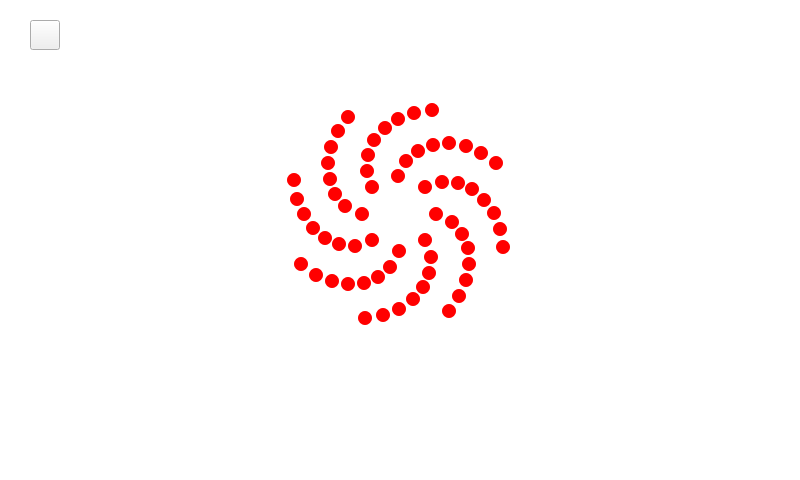
<?xml version="1.0" encoding="UTF-8"?>
<ui version="4.0">
 <class>hp_dialog_selfinspection</class>
 <widget class="QWidget" name="hp_dialog_selfinspection">
  <property name="geometry">
   <rect>
    <x>0</x>
    <y>0</y>
    <width>800</width>
    <height>480</height>
   </rect>
  </property>
  <property name="windowTitle">
   <string>Form</string>
  </property>
  <widget class="QFrame" name="frame">
   <property name="geometry">
    <rect>
     <x>0</x>
     <y>0</y>
     <width>800</width>
     <height>480</height>
    </rect>
   </property>
   <property name="styleSheet">
    <string notr="true">QFrame
{
background-color: rgb(255, 255, 255);

}
</string>
   </property>
   <property name="frameShape">
    <enum>QFrame::StyledPanel</enum>
   </property>
   <property name="frameShadow">
    <enum>QFrame::Raised</enum>
   </property>
   <widget class="QLabel" name="label_background">
    <property name="geometry">
     <rect>
      <x>0</x>
      <y>0</y>
      <width>800</width>
      <height>480</height>
     </rect>
    </property>
    <property name="styleSheet">
     <string notr="true">border-image: url(:/res/selfInspection_background.jpg);</string>
    </property>
    <property name="text">
     <string/>
    </property>
   </widget>
   <widget class="QToolButton" name="toolButton_close">
    <property name="geometry">
     <rect>
      <x>30</x>
      <y>20</y>
      <width>30</width>
      <height>30</height>
     </rect>
    </property>
    <property name="styleSheet">
     <string notr="true">
QToolButton{
border-image: url(:/res/returnBig_s.png);
}

QToolButton::pressed{
border-image: url(:/res/returnBig_s.png);
}

QToolButton::disabled{
border-image: url(:/res/returnBig_d.png);
}
</string>
    </property>
    <property name="text">
     <string/>
    </property>
   </widget>
   <widget class="QLabel" name="label_99">
    <property name="geometry">
     <rect>
      <x>371</x>
      <y>270</y>
      <width>14</width>
      <height>14</height>
     </rect>
    </property>
    <property name="styleSheet">
     <string notr="true">background-color:red;
border-radius:7px;</string>
    </property>
    <property name="text">
     <string/>
    </property>
   </widget>
   <widget class="QLabel" name="label_49">
    <property name="geometry">
     <rect>
      <x>451</x>
      <y>176</y>
      <width>14</width>
      <height>14</height>
     </rect>
    </property>
    <property name="styleSheet">
     <string notr="true">background-color:red;
border-radius:7px;</string>
    </property>
    <property name="text">
     <string/>
    </property>
   </widget>
   <widget class="QLabel" name="label_52">
    <property name="geometry">
     <rect>
      <x>487</x>
      <y>206</y>
      <width>14</width>
      <height>14</height>
     </rect>
    </property>
    <property name="styleSheet">
     <string notr="true">background-color:red;
border-radius:7px;</string>
    </property>
    <property name="text">
     <string/>
    </property>
   </widget>
   <widget class="QLabel" name="label_30">
    <property name="geometry">
     <rect>
      <x>367</x>
      <y>133</y>
      <width>14</width>
      <height>14</height>
     </rect>
    </property>
    <property name="styleSheet">
     <string notr="true">background-color:red;
border-radius:7px;</string>
    </property>
    <property name="text">
     <string/>
    </property>
   </widget>
   <widget class="QLabel" name="label_2">
    <property name="geometry">
     <rect>
      <x>338</x>
      <y>199</y>
      <width>14</width>
      <height>14</height>
     </rect>
    </property>
    <property name="styleSheet">
     <string notr="true">background-color:red;
border-radius:7px;</string>
    </property>
    <property name="text">
     <string/>
    </property>
   </widget>
   <widget class="QLabel" name="label_36">
    <property name="geometry">
     <rect>
      <x>442</x>
      <y>136</y>
      <width>14</width>
      <height>14</height>
     </rect>
    </property>
    <property name="styleSheet">
     <string notr="true">background-color:red;
border-radius:7px;</string>
    </property>
    <property name="text">
     <string/>
    </property>
   </widget>
   <widget class="QLabel" name="label_71">
    <property name="geometry">
     <rect>
      <x>461</x>
      <y>241</y>
      <width>14</width>
      <height>14</height>
     </rect>
    </property>
    <property name="styleSheet">
     <string notr="true">background-color:red;
border-radius:7px;</string>
    </property>
    <property name="text">
     <string/>
    </property>
   </widget>
   <widget class="QLabel" name="label_25">
    <property name="geometry">
     <rect>
      <x>365</x>
      <y>180</y>
      <width>14</width>
      <height>14</height>
     </rect>
    </property>
    <property name="styleSheet">
     <string notr="true">background-color:red;
border-radius:7px;</string>
    </property>
    <property name="text">
     <string/>
    </property>
   </widget>
   <widget class="QLabel" name="label_50">
    <property name="geometry">
     <rect>
      <x>465</x>
      <y>182</y>
      <width>14</width>
      <height>14</height>
     </rect>
    </property>
    <property name="styleSheet">
     <string notr="true">background-color:red;
border-radius:7px;</string>
    </property>
    <property name="text">
     <string/>
    </property>
   </widget>
   <widget class="QLabel" name="label_109">
    <property name="geometry">
     <rect>
      <x>392</x>
      <y>244</y>
      <width>14</width>
      <height>14</height>
     </rect>
    </property>
    <property name="styleSheet">
     <string notr="true">background-color:red;
border-radius:7px;</string>
    </property>
    <property name="text">
     <string/>
    </property>
   </widget>
   <widget class="QLabel" name="label_112">
    <property name="geometry">
     <rect>
      <x>348</x>
      <y>239</y>
      <width>14</width>
      <height>14</height>
     </rect>
    </property>
    <property name="styleSheet">
     <string notr="true">background-color:red;
border-radius:7px;</string>
    </property>
    <property name="text">
     <string/>
    </property>
   </widget>
   <widget class="QLabel" name="label_67">
    <property name="geometry">
     <rect>
      <x>418</x>
      <y>233</y>
      <width>14</width>
      <height>14</height>
     </rect>
    </property>
    <property name="styleSheet">
     <string notr="true">background-color:red;
border-radius:7px;</string>
    </property>
    <property name="text">
     <string/>
    </property>
   </widget>
   <widget class="QLabel" name="label_34">
    <property name="geometry">
     <rect>
      <x>411</x>
      <y>144</y>
      <width>14</width>
      <height>14</height>
     </rect>
    </property>
    <property name="styleSheet">
     <string notr="true">background-color:red;
border-radius:7px;</string>
    </property>
    <property name="text">
     <string/>
    </property>
   </widget>
   <widget class="QLabel" name="label_115">
    <property name="geometry">
     <rect>
      <x>306</x>
      <y>221</y>
      <width>14</width>
      <height>14</height>
     </rect>
    </property>
    <property name="styleSheet">
     <string notr="true">background-color:red;
border-radius:7px;</string>
    </property>
    <property name="text">
     <string/>
    </property>
   </widget>
   <widget class="QLabel" name="label_28">
    <property name="geometry">
     <rect>
      <x>399</x>
      <y>154</y>
      <width>14</width>
      <height>14</height>
     </rect>
    </property>
    <property name="styleSheet">
     <string notr="true">background-color:red;
border-radius:7px;</string>
    </property>
    <property name="text">
     <string/>
    </property>
   </widget>
   <widget class="QLabel" name="label_37">
    <property name="geometry">
     <rect>
      <x>459</x>
      <y>139</y>
      <width>14</width>
      <height>14</height>
     </rect>
    </property>
    <property name="styleSheet">
     <string notr="true">background-color:red;
border-radius:7px;</string>
    </property>
    <property name="text">
     <string/>
    </property>
   </widget>
   <widget class="QLabel" name="label_6">
    <property name="geometry">
     <rect>
      <x>323</x>
      <y>172</y>
      <width>14</width>
      <height>14</height>
     </rect>
    </property>
    <property name="styleSheet">
     <string notr="true">background-color:red;
border-radius:7px;</string>
    </property>
    <property name="text">
     <string/>
    </property>
   </widget>
   <widget class="QLabel" name="label_103">
    <property name="geometry">
     <rect>
      <x>325</x>
      <y>274</y>
      <width>14</width>
      <height>14</height>
     </rect>
    </property>
    <property name="styleSheet">
     <string notr="true">background-color:red;
border-radius:7px;</string>
    </property>
    <property name="text">
     <string/>
    </property>
   </widget>
   <widget class="QLabel" name="label_70">
    <property name="geometry">
     <rect>
      <x>424</x>
      <y>250</y>
      <width>14</width>
      <height>14</height>
     </rect>
    </property>
    <property name="styleSheet">
     <string notr="true">background-color:red;
border-radius:7px;</string>
    </property>
    <property name="text">
     <string/>
    </property>
   </widget>
   <widget class="QLabel" name="label_46">
    <property name="geometry">
     <rect>
      <x>435</x>
      <y>175</y>
      <width>14</width>
      <height>14</height>
     </rect>
    </property>
    <property name="styleSheet">
     <string notr="true">background-color:red;
border-radius:7px;</string>
    </property>
    <property name="text">
     <string/>
    </property>
   </widget>
   <widget class="QLabel" name="label_114">
    <property name="geometry">
     <rect>
      <x>318</x>
      <y>231</y>
      <width>14</width>
      <height>14</height>
     </rect>
    </property>
    <property name="styleSheet">
     <string notr="true">background-color:red;
border-radius:7px;</string>
    </property>
    <property name="text">
     <string/>
    </property>
   </widget>
   <widget class="QLabel" name="label_4">
    <property name="geometry">
     <rect>
      <x>328</x>
      <y>187</y>
      <width>14</width>
      <height>14</height>
     </rect>
    </property>
    <property name="styleSheet">
     <string notr="true">background-color:red;
border-radius:7px;</string>
    </property>
    <property name="text">
     <string/>
    </property>
   </widget>
   <widget class="QLabel" name="label_113">
    <property name="geometry">
     <rect>
      <x>332</x>
      <y>237</y>
      <width>14</width>
      <height>14</height>
     </rect>
    </property>
    <property name="styleSheet">
     <string notr="true">background-color:red;
border-radius:7px;</string>
    </property>
    <property name="text">
     <string/>
    </property>
   </widget>
   <widget class="QLabel" name="label_102">
    <property name="geometry">
     <rect>
      <x>341</x>
      <y>277</y>
      <width>14</width>
      <height>14</height>
     </rect>
    </property>
    <property name="styleSheet">
     <string notr="true">background-color:red;
border-radius:7px;</string>
    </property>
    <property name="text">
     <string/>
    </property>
   </widget>
   <widget class="QLabel" name="label_110">
    <property name="geometry">
     <rect>
      <x>383</x>
      <y>260</y>
      <width>14</width>
      <height>14</height>
     </rect>
    </property>
    <property name="styleSheet">
     <string notr="true">background-color:red;
border-radius:7px;</string>
    </property>
    <property name="text">
     <string/>
    </property>
   </widget>
   <widget class="QLabel" name="label_48">
    <property name="geometry">
     <rect>
      <x>445</x>
      <y>215</y>
      <width>14</width>
      <height>14</height>
     </rect>
    </property>
    <property name="styleSheet">
     <string notr="true">background-color:red;
border-radius:7px;</string>
    </property>
    <property name="text">
     <string/>
    </property>
   </widget>
   <widget class="QLabel" name="label_32">
    <property name="geometry">
     <rect>
      <x>391</x>
      <y>112</y>
      <width>14</width>
      <height>14</height>
     </rect>
    </property>
    <property name="styleSheet">
     <string notr="true">background-color:red;
border-radius:7px;</string>
    </property>
    <property name="text">
     <string/>
    </property>
   </widget>
   <widget class="QLabel" name="label_27">
    <property name="geometry">
     <rect>
      <x>391</x>
      <y>169</y>
      <width>14</width>
      <height>14</height>
     </rect>
    </property>
    <property name="styleSheet">
     <string notr="true">background-color:red;
border-radius:7px;</string>
    </property>
    <property name="text">
     <string/>
    </property>
   </widget>
   <widget class="QLabel" name="label_3">
    <property name="geometry">
     <rect>
      <x>290</x>
      <y>192</y>
      <width>14</width>
      <height>14</height>
     </rect>
    </property>
    <property name="styleSheet">
     <string notr="true">background-color:red;
border-radius:7px;</string>
    </property>
    <property name="text">
     <string/>
    </property>
   </widget>
   <widget class="QLabel" name="label_97">
    <property name="geometry">
     <rect>
      <x>392</x>
      <y>302</y>
      <width>14</width>
      <height>14</height>
     </rect>
    </property>
    <property name="styleSheet">
     <string notr="true">background-color:red;
border-radius:7px;</string>
    </property>
    <property name="text">
     <string/>
    </property>
   </widget>
   <widget class="QLabel" name="label_47">
    <property name="geometry">
     <rect>
      <x>429</x>
      <y>207</y>
      <width>14</width>
      <height>14</height>
     </rect>
    </property>
    <property name="styleSheet">
     <string notr="true">background-color:red;
border-radius:7px;</string>
    </property>
    <property name="text">
     <string/>
    </property>
   </widget>
   <widget class="QLabel" name="label_31">
    <property name="geometry">
     <rect>
      <x>378</x>
      <y>121</y>
      <width>14</width>
      <height>14</height>
     </rect>
    </property>
    <property name="styleSheet">
     <string notr="true">background-color:red;
border-radius:7px;</string>
    </property>
    <property name="text">
     <string/>
    </property>
   </widget>
   <widget class="QLabel" name="label_68">
    <property name="geometry">
     <rect>
      <x>455</x>
      <y>227</y>
      <width>14</width>
      <height>14</height>
     </rect>
    </property>
    <property name="styleSheet">
     <string notr="true">background-color:red;
border-radius:7px;</string>
    </property>
    <property name="text">
     <string/>
    </property>
   </widget>
   <widget class="QLabel" name="label_1">
    <property name="geometry">
     <rect>
      <x>355</x>
      <y>207</y>
      <width>14</width>
      <height>14</height>
     </rect>
    </property>
    <property name="styleSheet">
     <string notr="true">background-color:red;
border-radius:7px;</string>
    </property>
    <property name="text">
     <string/>
    </property>
   </widget>
   <widget class="QLabel" name="label_107">
    <property name="geometry">
     <rect>
      <x>416</x>
      <y>280</y>
      <width>14</width>
      <height>14</height>
     </rect>
    </property>
    <property name="styleSheet">
     <string notr="true">background-color:red;
border-radius:7px;</string>
    </property>
    <property name="text">
     <string/>
    </property>
   </widget>
   <widget class="QLabel" name="label_45">
    <property name="geometry">
     <rect>
      <x>418</x>
      <y>180</y>
      <width>14</width>
      <height>14</height>
     </rect>
    </property>
    <property name="styleSheet">
     <string notr="true">background-color:red;
border-radius:7px;</string>
    </property>
    <property name="text">
     <string/>
    </property>
   </widget>
   <widget class="QLabel" name="label_77">
    <property name="geometry">
     <rect>
      <x>459</x>
      <y>273</y>
      <width>14</width>
      <height>14</height>
     </rect>
    </property>
    <property name="styleSheet">
     <string notr="true">background-color:red;
border-radius:7px;</string>
    </property>
    <property name="text">
     <string/>
    </property>
   </widget>
   <widget class="QLabel" name="label_108">
    <property name="geometry">
     <rect>
      <x>406</x>
      <y>292</y>
      <width>14</width>
      <height>14</height>
     </rect>
    </property>
    <property name="styleSheet">
     <string notr="true">background-color:red;
border-radius:7px;</string>
    </property>
    <property name="text">
     <string/>
    </property>
   </widget>
   <widget class="QLabel" name="label_100">
    <property name="geometry">
     <rect>
      <x>357</x>
      <y>276</y>
      <width>14</width>
      <height>14</height>
     </rect>
    </property>
    <property name="styleSheet">
     <string notr="true">background-color:red;
border-radius:7px;</string>
    </property>
    <property name="text">
     <string/>
    </property>
   </widget>
   <widget class="QLabel" name="label_9">
    <property name="geometry">
     <rect>
      <x>324</x>
      <y>140</y>
      <width>14</width>
      <height>14</height>
     </rect>
    </property>
    <property name="styleSheet">
     <string notr="true">background-color:red;
border-radius:7px;</string>
    </property>
    <property name="text">
     <string/>
    </property>
   </widget>
   <widget class="QLabel" name="label_29">
    <property name="geometry">
     <rect>
      <x>361</x>
      <y>148</y>
      <width>14</width>
      <height>14</height>
     </rect>
    </property>
    <property name="styleSheet">
     <string notr="true">background-color:red;
border-radius:7px;</string>
    </property>
    <property name="text">
     <string/>
    </property>
   </widget>
   <widget class="QLabel" name="label_69">
    <property name="geometry">
     <rect>
      <x>422</x>
      <y>266</y>
      <width>14</width>
      <height>14</height>
     </rect>
    </property>
    <property name="styleSheet">
     <string notr="true">background-color:red;
border-radius:7px;</string>
    </property>
    <property name="text">
     <string/>
    </property>
   </widget>
   <widget class="QLabel" name="label_111">
    <property name="geometry">
     <rect>
      <x>365</x>
      <y>233</y>
      <width>14</width>
      <height>14</height>
     </rect>
    </property>
    <property name="styleSheet">
     <string notr="true">background-color:red;
border-radius:7px;</string>
    </property>
    <property name="text">
     <string/>
    </property>
   </widget>
   <widget class="QLabel" name="label_116">
    <property name="geometry">
     <rect>
      <x>297</x>
      <y>207</y>
      <width>14</width>
      <height>14</height>
     </rect>
    </property>
    <property name="styleSheet">
     <string notr="true">background-color:red;
border-radius:7px;</string>
    </property>
    <property name="text">
     <string/>
    </property>
   </widget>
   <widget class="QLabel" name="label_8">
    <property name="geometry">
     <rect>
      <x>321</x>
      <y>156</y>
      <width>14</width>
      <height>14</height>
     </rect>
    </property>
    <property name="styleSheet">
     <string notr="true">background-color:red;
border-radius:7px;</string>
    </property>
    <property name="text">
     <string/>
    </property>
   </widget>
   <widget class="QLabel" name="label_26">
    <property name="geometry">
     <rect>
      <x>360</x>
      <y>164</y>
      <width>14</width>
      <height>14</height>
     </rect>
    </property>
    <property name="styleSheet">
     <string notr="true">background-color:red;
border-radius:7px;</string>
    </property>
    <property name="text">
     <string/>
    </property>
   </widget>
   <widget class="QLabel" name="label_35">
    <property name="geometry">
     <rect>
      <x>426</x>
      <y>138</y>
      <width>14</width>
      <height>14</height>
     </rect>
    </property>
    <property name="styleSheet">
     <string notr="true">background-color:red;
border-radius:7px;</string>
    </property>
    <property name="text">
     <string/>
    </property>
   </widget>
   <widget class="QLabel" name="label_51">
    <property name="geometry">
     <rect>
      <x>477</x>
      <y>193</y>
      <width>14</width>
      <height>14</height>
     </rect>
    </property>
    <property name="styleSheet">
     <string notr="true">background-color:red;
border-radius:7px;</string>
    </property>
    <property name="text">
     <string/>
    </property>
   </widget>
   <widget class="QLabel" name="label_72">
    <property name="geometry">
     <rect>
      <x>462</x>
      <y>257</y>
      <width>14</width>
      <height>14</height>
     </rect>
    </property>
    <property name="styleSheet">
     <string notr="true">background-color:red;
border-radius:7px;</string>
    </property>
    <property name="text">
     <string/>
    </property>
   </widget>
   <widget class="QLabel" name="label_78">
    <property name="geometry">
     <rect>
      <x>452</x>
      <y>289</y>
      <width>14</width>
      <height>14</height>
     </rect>
    </property>
    <property name="styleSheet">
     <string notr="true">background-color:red;
border-radius:7px;</string>
    </property>
    <property name="text">
     <string/>
    </property>
   </widget>
   <widget class="QLabel" name="label_79">
    <property name="geometry">
     <rect>
      <x>442</x>
      <y>304</y>
      <width>14</width>
      <height>14</height>
     </rect>
    </property>
    <property name="styleSheet">
     <string notr="true">background-color:red;
border-radius:7px;</string>
    </property>
    <property name="text">
     <string/>
    </property>
   </widget>
   <widget class="QLabel" name="label_98">
    <property name="geometry">
     <rect>
      <x>376</x>
      <y>308</y>
      <width>14</width>
      <height>14</height>
     </rect>
    </property>
    <property name="styleSheet">
     <string notr="true">background-color:red;
border-radius:7px;</string>
    </property>
    <property name="text">
     <string/>
    </property>
   </widget>
   <widget class="QLabel" name="label_101">
    <property name="geometry">
     <rect>
      <x>358</x>
      <y>311</y>
      <width>14</width>
      <height>14</height>
     </rect>
    </property>
    <property name="styleSheet">
     <string notr="true">background-color:red;
border-radius:7px;</string>
    </property>
    <property name="text">
     <string/>
    </property>
   </widget>
   <widget class="QLabel" name="label_104">
    <property name="geometry">
     <rect>
      <x>309</x>
      <y>268</y>
      <width>14</width>
      <height>14</height>
     </rect>
    </property>
    <property name="styleSheet">
     <string notr="true">background-color:red;
border-radius:7px;</string>
    </property>
    <property name="text">
     <string/>
    </property>
   </widget>
   <widget class="QLabel" name="label_105">
    <property name="geometry">
     <rect>
      <x>294</x>
      <y>257</y>
      <width>14</width>
      <height>14</height>
     </rect>
    </property>
    <property name="styleSheet">
     <string notr="true">background-color:red;
border-radius:7px;</string>
    </property>
    <property name="text">
     <string/>
    </property>
   </widget>
   <widget class="QLabel" name="label_73">
    <property name="geometry">
     <rect>
      <x>493</x>
      <y>222</y>
      <width>14</width>
      <height>14</height>
     </rect>
    </property>
    <property name="styleSheet">
     <string notr="true">background-color:red;
border-radius:7px;</string>
    </property>
    <property name="text">
     <string/>
    </property>
   </widget>
   <widget class="QLabel" name="label_74">
    <property name="geometry">
     <rect>
      <x>496</x>
      <y>240</y>
      <width>14</width>
      <height>14</height>
     </rect>
    </property>
    <property name="styleSheet">
     <string notr="true">background-color:red;
border-radius:7px;</string>
    </property>
    <property name="text">
     <string/>
    </property>
   </widget>
   <widget class="QLabel" name="label_38">
    <property name="geometry">
     <rect>
      <x>474</x>
      <y>146</y>
      <width>14</width>
      <height>14</height>
     </rect>
    </property>
    <property name="styleSheet">
     <string notr="true">background-color:red;
border-radius:7px;</string>
    </property>
    <property name="text">
     <string/>
    </property>
   </widget>
   <widget class="QLabel" name="label_53">
    <property name="geometry">
     <rect>
      <x>489</x>
      <y>156</y>
      <width>14</width>
      <height>14</height>
     </rect>
    </property>
    <property name="styleSheet">
     <string notr="true">background-color:red;
border-radius:7px;</string>
    </property>
    <property name="text">
     <string/>
    </property>
   </widget>
   <widget class="QLabel" name="label_33">
    <property name="geometry">
     <rect>
      <x>407</x>
      <y>106</y>
      <width>14</width>
      <height>14</height>
     </rect>
    </property>
    <property name="styleSheet">
     <string notr="true">background-color:red;
border-radius:7px;</string>
    </property>
    <property name="text">
     <string/>
    </property>
   </widget>
   <widget class="QLabel" name="label_39">
    <property name="geometry">
     <rect>
      <x>425</x>
      <y>103</y>
      <width>14</width>
      <height>14</height>
     </rect>
    </property>
    <property name="styleSheet">
     <string notr="true">background-color:red;
border-radius:7px;</string>
    </property>
    <property name="text">
     <string/>
    </property>
   </widget>
   <widget class="QLabel" name="label_10">
    <property name="geometry">
     <rect>
      <x>331</x>
      <y>124</y>
      <width>14</width>
      <height>14</height>
     </rect>
    </property>
    <property name="styleSheet">
     <string notr="true">background-color:red;
border-radius:7px;</string>
    </property>
    <property name="text">
     <string/>
    </property>
   </widget>
   <widget class="QLabel" name="label_11">
    <property name="geometry">
     <rect>
      <x>341</x>
      <y>110</y>
      <width>14</width>
      <height>14</height>
     </rect>
    </property>
    <property name="styleSheet">
     <string notr="true">background-color:red;
border-radius:7px;</string>
    </property>
    <property name="text">
     <string/>
    </property>
   </widget>
   <widget class="QLabel" name="label_5">
    <property name="geometry">
     <rect>
      <x>287</x>
      <y>173</y>
      <width>14</width>
      <height>14</height>
     </rect>
    </property>
    <property name="styleSheet">
     <string notr="true">background-color:red;
border-radius:7px;</string>
    </property>
    <property name="text">
     <string/>
    </property>
   </widget>
   <widget class="QLabel" name="label">
    <property name="geometry">
     <rect>
      <x>20</x>
      <y>80</y>
      <width>151</width>
      <height>391</height>
     </rect>
    </property>
    <property name="font">
     <font>
      <family>微软雅黑</family>
      <pointsize>11</pointsize>
     </font>
    </property>
    <property name="styleSheet">
     <string notr="true">background: transparent;color:black;</string>
    </property>
    <property name="text">
     <string/>
    </property>
   </widget>
   <widget class="QLabel" name="LABEL1">
    <property name="geometry">
     <rect>
      <x>820</x>
      <y>60</y>
      <width>111</width>
      <height>31</height>
     </rect>
    </property>
    <property name="font">
     <font>
      <pointsize>15</pointsize>
     </font>
    </property>
    <property name="styleSheet">
     <string notr="true">background-color:red;
border-radius:7px;</string>
    </property>
    <property name="text">
     <string>严重退化</string>
    </property>
    <property name="alignment">
     <set>Qt::AlignCenter</set>
    </property>
   </widget>
   <widget class="QLabel" name="LABEL2">
    <property name="geometry">
     <rect>
      <x>840</x>
      <y>100</y>
      <width>111</width>
      <height>31</height>
     </rect>
    </property>
    <property name="font">
     <font>
      <pointsize>15</pointsize>
     </font>
    </property>
    <property name="styleSheet">
     <string notr="true">background-color:rgb(255, 151, 32);
border-radius:7px;</string>
    </property>
    <property name="text">
     <string>中度退化</string>
    </property>
    <property name="alignment">
     <set>Qt::AlignCenter</set>
    </property>
   </widget>
   <widget class="QLabel" name="LABEL3">
    <property name="geometry">
     <rect>
      <x>840</x>
      <y>135</y>
      <width>111</width>
      <height>31</height>
     </rect>
    </property>
    <property name="font">
     <font>
      <pointsize>15</pointsize>
     </font>
    </property>
    <property name="styleSheet">
     <string notr="true">background-color:rgb(255, 255, 0);
border-radius:7px;</string>
    </property>
    <property name="text">
     <string>轻度退化</string>
    </property>
    <property name="alignment">
     <set>Qt::AlignCenter</set>
    </property>
   </widget>
   <zorder>label_background</zorder>
   <zorder>label_99</zorder>
   <zorder>label_49</zorder>
   <zorder>label_52</zorder>
   <zorder>label_30</zorder>
   <zorder>label_2</zorder>
   <zorder>label_36</zorder>
   <zorder>label_71</zorder>
   <zorder>label_25</zorder>
   <zorder>label_50</zorder>
   <zorder>label_109</zorder>
   <zorder>label_112</zorder>
   <zorder>label_67</zorder>
   <zorder>label_34</zorder>
   <zorder>label_115</zorder>
   <zorder>label_28</zorder>
   <zorder>label_37</zorder>
   <zorder>label_6</zorder>
   <zorder>label_103</zorder>
   <zorder>label_70</zorder>
   <zorder>label_46</zorder>
   <zorder>label_114</zorder>
   <zorder>label_4</zorder>
   <zorder>label_113</zorder>
   <zorder>label_102</zorder>
   <zorder>label_110</zorder>
   <zorder>label_48</zorder>
   <zorder>label_32</zorder>
   <zorder>label_27</zorder>
   <zorder>label_3</zorder>
   <zorder>label_97</zorder>
   <zorder>label_47</zorder>
   <zorder>label_31</zorder>
   <zorder>label_68</zorder>
   <zorder>label_1</zorder>
   <zorder>label_107</zorder>
   <zorder>label_45</zorder>
   <zorder>label_77</zorder>
   <zorder>label_108</zorder>
   <zorder>label_100</zorder>
   <zorder>label_9</zorder>
   <zorder>label_29</zorder>
   <zorder>label_69</zorder>
   <zorder>label_111</zorder>
   <zorder>label_116</zorder>
   <zorder>label_8</zorder>
   <zorder>label_26</zorder>
   <zorder>label_35</zorder>
   <zorder>label_51</zorder>
   <zorder>label_72</zorder>
   <zorder>label_78</zorder>
   <zorder>label_79</zorder>
   <zorder>label_98</zorder>
   <zorder>label_101</zorder>
   <zorder>label_104</zorder>
   <zorder>label_105</zorder>
   <zorder>label_73</zorder>
   <zorder>label_74</zorder>
   <zorder>label_38</zorder>
   <zorder>label_53</zorder>
   <zorder>label_33</zorder>
   <zorder>label_39</zorder>
   <zorder>label_10</zorder>
   <zorder>label_11</zorder>
   <zorder>label_5</zorder>
   <zorder>toolButton_close</zorder>
   <zorder>label</zorder>
   <zorder>LABEL1</zorder>
   <zorder>LABEL2</zorder>
   <zorder>LABEL3</zorder>
  </widget>
 </widget>
 <resources/>
 <connections/>
</ui>
